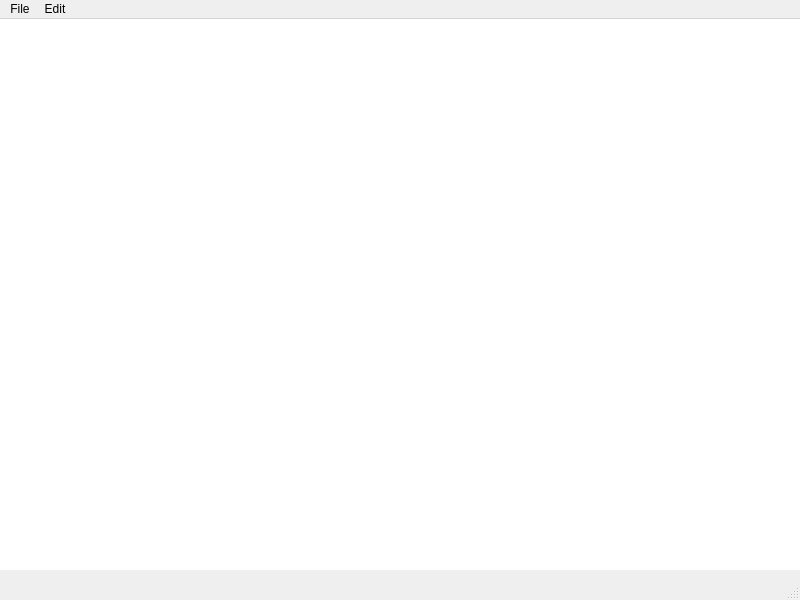
<?xml version="1.0" encoding="UTF-8"?>
<ui version="4.0">
 <class>Pad</class>
 <widget class="QMainWindow" name="Pad">
  <property name="geometry">
   <rect>
    <x>0</x>
    <y>0</y>
    <width>800</width>
    <height>600</height>
   </rect>
  </property>
  <property name="windowTitle">
   <string>MainWindow</string>
  </property>
  <widget class="QWidget" name="centralwidget">
   <widget class="QTextEdit" name="textEdit">
    <property name="geometry">
     <rect>
      <x>0</x>
      <y>0</y>
      <width>801</width>
      <height>551</height>
     </rect>
    </property>
    <property name="font">
     <font>
      <pointsize>10</pointsize>
      <bold>true</bold>
     </font>
    </property>
    <property name="styleSheet">
     <string notr="true">color: rgb(255, 255, 255);</string>
    </property>
    <property name="frameShape">
     <enum>QFrame::NoFrame</enum>
    </property>
    <property name="lineWidth">
     <number>1</number>
    </property>
    <property name="html">
     <string>&lt;!DOCTYPE HTML PUBLIC &quot;-//W3C//DTD HTML 4.0//EN&quot; &quot;http://www.w3.org/TR/REC-html40/strict.dtd&quot;&gt;
&lt;html&gt;&lt;head&gt;&lt;meta name=&quot;qrichtext&quot; content=&quot;1&quot; /&gt;&lt;meta charset=&quot;utf-8&quot; /&gt;&lt;style type=&quot;text/css&quot;&gt;
p, li { white-space: pre-wrap; }
hr { height: 1px; border-width: 0; }
li.unchecked::marker { content: &quot;\2610&quot;; }
li.checked::marker { content: &quot;\2612&quot;; }
&lt;/style&gt;&lt;/head&gt;&lt;body style=&quot; font-family:'Segoe UI'; font-size:10pt; font-weight:700; font-style:normal;&quot;&gt;
&lt;p style=&quot;-qt-paragraph-type:empty; margin-top:0px; margin-bottom:0px; margin-left:0px; margin-right:0px; -qt-block-indent:0; text-indent:0px; font-size:9pt; font-weight:400; color:#ffffff;&quot;&gt;&lt;br /&gt;&lt;/p&gt;&lt;/body&gt;&lt;/html&gt;</string>
    </property>
   </widget>
  </widget>
  <widget class="QMenuBar" name="menubar">
   <property name="geometry">
    <rect>
     <x>0</x>
     <y>0</y>
     <width>800</width>
     <height>21</height>
    </rect>
   </property>
   <property name="styleSheet">
    <string notr="true"/>
   </property>
   <widget class="QMenu" name="menuFile">
    <property name="styleSheet">
     <string notr="true">color: rgb(255, 255, 255);
selection-background-color: rgb(71, 71, 71);</string>
    </property>
    <property name="title">
     <string>File</string>
    </property>
    <addaction name="actionNew"/>
    <addaction name="actionOpen"/>
    <addaction name="actionPrint"/>
    <addaction name="actionSave"/>
    <addaction name="actionExit"/>
   </widget>
   <widget class="QMenu" name="menuFile_2">
    <property name="styleSheet">
     <string notr="true">color: rgb(255, 255, 255);
selection-background-color: rgb(71, 71, 71);</string>
    </property>
    <property name="title">
     <string>Edit</string>
    </property>
    <addaction name="actionCopy"/>
    <addaction name="actionPaste"/>
    <addaction name="actionCut"/>
    <addaction name="actionUndo"/>
    <addaction name="actionRedo"/>
   </widget>
   <addaction name="menuFile"/>
   <addaction name="menuFile_2"/>
  </widget>
  <widget class="QStatusBar" name="statusbar"/>
  <action name="actionNew">
   <property name="text">
    <string>New</string>
   </property>
  </action>
  <action name="actionOpen">
   <property name="text">
    <string>Open</string>
   </property>
  </action>
  <action name="actionPrint">
   <property name="text">
    <string>Print</string>
   </property>
  </action>
  <action name="actionSave">
   <property name="text">
    <string>Save</string>
   </property>
  </action>
  <action name="actionExit">
   <property name="text">
    <string>Exit</string>
   </property>
  </action>
  <action name="actionCopy">
   <property name="text">
    <string>Copy</string>
   </property>
  </action>
  <action name="actionPaste">
   <property name="text">
    <string>Paste</string>
   </property>
  </action>
  <action name="actionCut">
   <property name="text">
    <string>Cut</string>
   </property>
  </action>
  <action name="actionUndo">
   <property name="text">
    <string>Undo</string>
   </property>
  </action>
  <action name="actionRedo">
   <property name="text">
    <string>Redo</string>
   </property>
  </action>
 </widget>
 <resources/>
 <connections/>
</ui>
